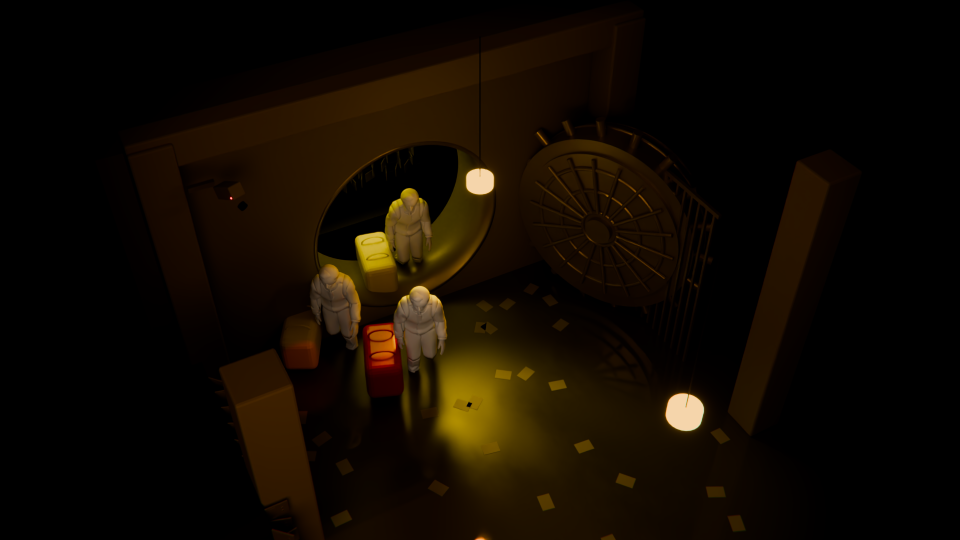
#> input picture brand_overlays/kit_v1/assets/lineart_src.png, 1920 x 1080 px (shown at 1/2 size)
$ python -i seldom_kit.py   (imports and definitions only)
#> lines starting #> are read from the running program, lines starting #| are printed output that depends on the picture; after the words box and inside, x2 and y2 are one past the last pixel; in counts of white or black regions, pixels touching at a corner belong together
"""Seldom on-screen graphics kit v1: animated overlay templates rendered with Python/PIL.

Every template is a function  f(t, **params) -> Frame  where t is seconds since the element starts. A Frame holds
  .rgba   the 1920x1080 RGBA overlay (straight alpha), ready to composite over any shot
  .bg     background treatment for that moment: dict(blur=px, dim=0..1) (0/0 = leave the shot alone)
Templates also expose DUR (default length, s) and, for the typewriter, cue times (see cues()).

CLI:
  python3 seldom_kit.py render quote --params '{"text": "...", "who": "..."}' --out frames_dir [--dur 4.5]
      -> frames_dir/f_0001.png ... (RGBA), frames_dir/meta.json (fps, bg treatment per frame, SFX cues)
  python3 seldom_kit.py list
"""
import os, sys, json, math, random
from PIL import Image, ImageDraw, ImageFont, ImageFilter, ImageChops

HERE = os.path.dirname(os.path.abspath(__file__))
FONTS = os.path.join(HERE, "fonts")
W, H, FPS = 1920, 1080, 24

# ---------------------------------------------------------------- design tokens
YEL = (227, 255, 0)          # Seldom yellow #E3FF00
WHITE = (243, 241, 234)      # warm paper white #F3F1EA
INK = (11, 10, 8)            # near-black #0B0A08
GREY = (150, 146, 136)       # secondary text #969288
FONT = dict(
    label=os.path.join(FONTS, "Oswald-Medium.ttf"),        # condensed caps for labels, names, tags
    label_bold=os.path.join(FONTS, "Oswald-Bold.ttf"),
    label_light=os.path.join(FONTS, "Oswald-Light.ttf"),
    serif=os.path.join(FONTS, "CormorantGaramond-SemiBold.ttf"),      # refined serif for quotes and titles
    serif_it=os.path.join(FONTS, "CormorantGaramond-MediumItalic.ttf"),
    type=os.path.join(FONTS, "SpecialElite-Regular.ttf"),          # typewriter for short phrases
    mono=os.path.join(FONTS, "CourierPrime-Regular.ttf"),           # case-file mono (documents, data)
    mono_bold=os.path.join(FONTS, "CourierPrime-Bold.ttf"),
    plex=os.path.join(FONTS, "IBMPlexMono-Regular.ttf"),            # small technical mono (coordinates, indices)
)
_fc = {}


# [5 lines left out: function font, not called in this run]


# ---------------------------------------------------------------- easing and timing helpers
def clamp(x, a=0.0, b=1.0):
    return max(a, min(b, x))


def seg(t, t0, t1):
    """0 before t0, 1 after t1, linear between."""
    return clamp((t - t0) / max(1e-6, t1 - t0))


def out_cubic(x):
    return 1 - (1 - x) ** 3


def out_expo(x):
    return 1.0 if x >= 1 else 1 - 2 ** (-10 * x)


def in_out(x):
    return 4 * x ** 3 if x < 0.5 else 1 - (-2 * x + 2) ** 3 / 2


def out_back(x, s=1.6):
    x -= 1
    return 1 + (s + 1) * x ** 3 + s * x ** 2


# [5 lines left out: function fade, not called in this run]


class Frame:
    # [4 lines left out: function __init__, not called in this run]


# ---------------------------------------------------------------- drawing primitives
def layer():
    return Image.new("RGBA", (W, H), (0, 0, 0, 0))


def text_w(txt, f, tracking=0):
    return sum(f.getlength(c) for c in txt) + tracking * max(0, len(txt) - 1)


# [41 lines left out: functions draw_text, with_alpha, glow, shadow, not called in this run]


_grain = {}


# [68 lines left out: functions grain, line, poly_draw, rounded_rect_path, duotone, not called in this run]


# ---------------------------------------------------------------- templates
TEMPLATES = {}


def template(name, dur):
#> further down, picture is the input picture: PIL image 1920x1080 RGB; mean R, G, B 17.5, 10, 1.2
    def deco(fn):
        fn.DUR = dur; TEMPLATES[name] = fn
        return fn
    return deco


# [78 lines left out: functions datestamp, wrap, quote, not called in this run]


def _phrase_layout(text):
    f = font("type", 76)
    return f, text_w(text, f, 2)


# [198 lines left out: functions phrase_cues, phrase, section, title, photo_card, _img and 3 more, not called in this run]


DISCRETION_TEXT = "This film contains descriptions of violence and death that some viewers may find distressing."
RECORDS_TEXT = ("This story is told from public records, court documents and news reports.",
                "Some scenes are recreated to show what may have happened.")


# [181 lines left out: functions disclaimer, _paper, document, timeline, grid_floor, poly_point and 1 more, not called in this run]


LB_PW, LB_PH = 200, 188          # card photo size on the link board


# [41 lines left out: functions _lb_box, _lb_path, linkboard_schedule, not called in this run]


LB_DEMO_CARDS = [dict(photo=None, name="PERSON A", role="ROLE", pos=(0.5, 0.05), t=0.4),
                 dict(photo=None, name="PERSON B", role="ROLE", pos=(0.25, 0.37)),
                 dict(photo=None, name="PERSON C", role="ROLE", pos=(0.75, 0.37)),
                 dict(photo=None, name="PERSON D", role="ROLE", pos=(0.5, 0.69))]
LB_DEMO_LINKS = [(0, 1, 1.4, "PARTNER"), (1, 2, 2.9, "FRIEND"), (2, 3, 4.4, "BROTHER")]


# [47 lines left out: function linkboard, not called in this run]


def _load_map():
    return json.load(open(os.path.join(HERE, "data", "benelux_10m.json")))


# [75 lines left out: function map_card, not called in this run]


def lineart_from(img, accent_box=None):
    """Turn a render or photo into white line art: edges, thinned and boosted; the accent box region is redrawn
    in yellow."""
    g = img.convert("L").resize((W, H), Image.LANCZOS)
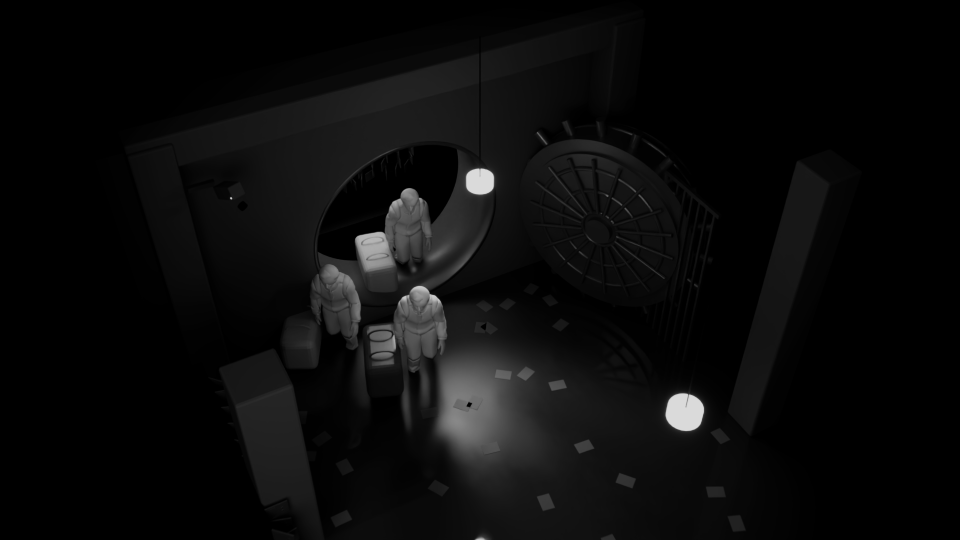
#> g: PIL image 1920x1080 L (shown at 1/2 size); min 0, max 219, mean 11.3
    g = g.point(lambda v: min(255, int(v * 2.2)))
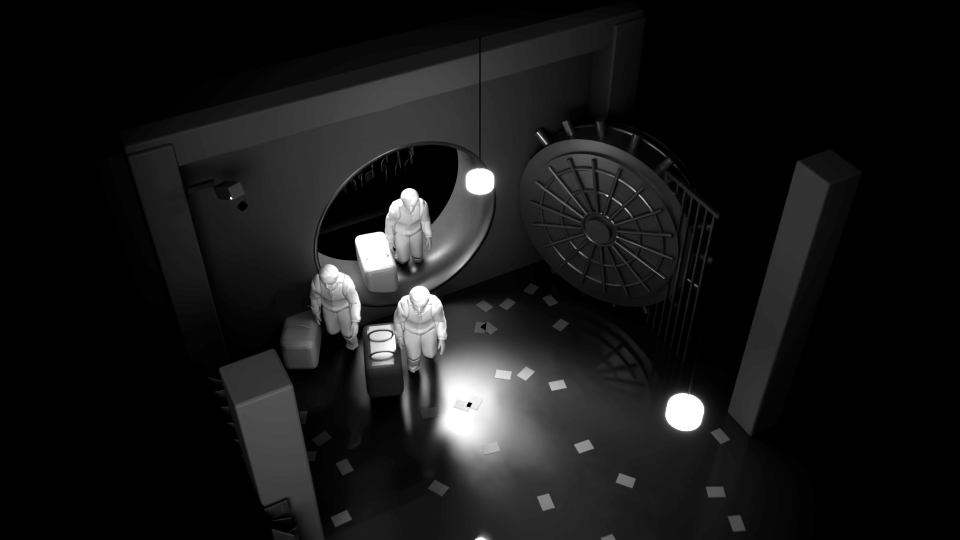
#> g: PIL image 1920x1080 L (shown at 1/2 size); min 0, max 255, mean 23.5
    e = g.filter(ImageFilter.FIND_EDGES).point(lambda v: 255 if v > 26 else 0)
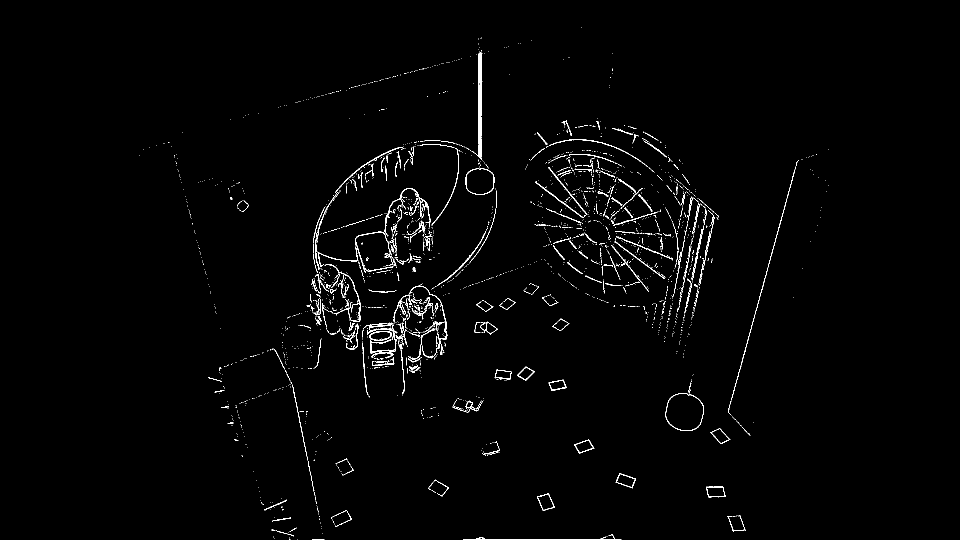
#> e: PIL image 1920x1080 L (shown at 1/2 size); 1.3% white in thin lines or dots, all inside (x1, y1, x2, y2) = (279, 55, 1658, 1080)
    e = e.filter(ImageFilter.MaxFilter(3)).filter(ImageFilter.GaussianBlur(0.6))
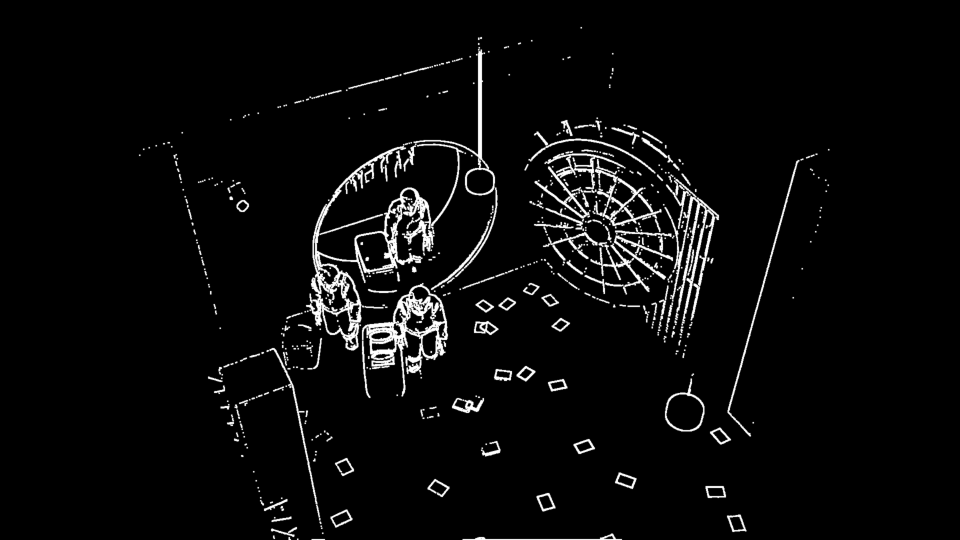
#> e: PIL image 1920x1080 L (shown at 1/2 size); min 0, max 255, mean 10.2
    wl = Image.merge("RGBA", (Image.new("L", (W, H), WHITE[0]), Image.new("L", (W, H), WHITE[1]), Image.new("L", (W, H), WHITE[2]), e))
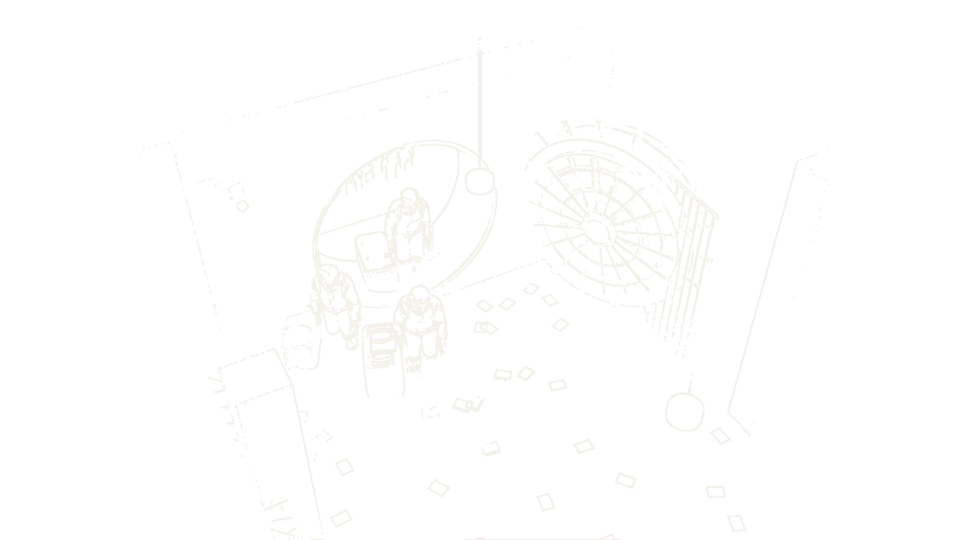
#> wl: PIL image 1920x1080 RGBA (shown at 1/2 size); mean R, G, B, A 243, 241, 234, 10.2; transparent parts drawn white
    if accent_box:
        m = Image.new("L", (W, H), 0); ImageDraw.Draw(m).rectangle(accent_box, fill=255)
        ya = Image.merge("RGBA", (*[Image.new("L", (W, H), c) for c in YEL], ImageChops.multiply(e, m)))
        wl.alpha_composite(ya)
    return wl


# [17 lines left out: function lineart, not called in this run]


# ---------------------------------------------------------------- compositing and CLI
# YouTube end-screen safe layout at 1920x1080: two video slots and the subscribe circle (YouTube draws these itself;
# the card only leaves the space and frames it). Slots are 16:9.
OUTRO_SLOTS = ((150, 470, 660, 371), (1110, 470, 660, 371))
OUTRO_SUB = (960, 655, 112)                       # subscribe circle: centre x, centre y, radius


# [94 lines left out: functions outro, composite, render, not called in this run]


# [10 lines not run here, left out]

>>> from PIL import Image
>>> picture = Image.open('assets/lineart_src.png')
>>> result = lineart_from(picture)
